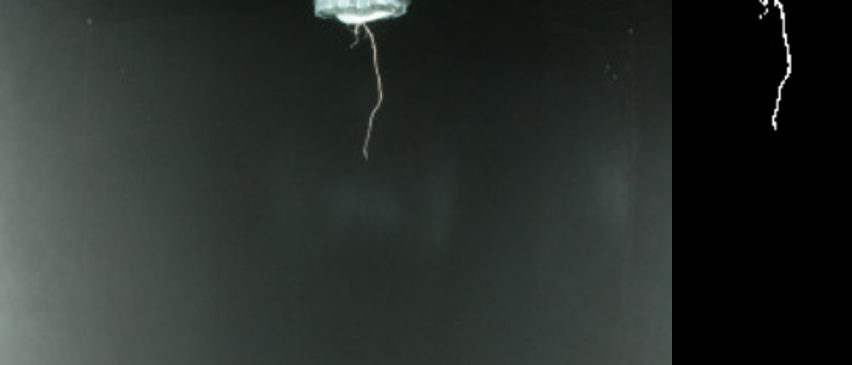
#> input picture src/example.png, 852 x 365 px
$ python -i preprocess.py   (imports and definitions only)
#> lines starting #> are read from the running program, lines starting #| are printed output that depends on the picture; after the words box and inside, x2 and y2 are one past the last pixel; in counts of white or black regions, pixels touching at a corner belong together
import cv2
import numpy as np

def preprocess_image(image_path, output_path=None):
    # 1. 이미지 불러오기 & Grayscale 변환
#> called with image_path = 'src/example.png'
    img = cv2.imread(image_path)
#> img is the input picture: shape (365, 852, 3); mean B, G, R 42.9, 46.1, 40.4
    gray = cv2.cvtColor(img, cv2.COLOR_BGR2GRAY)

    # 2. Gamma 보정 (배경 어둡게, 뿌리 강조)
    gamma = 1.5
    gamma_corrected = np.power(gray / 255.0, gamma)
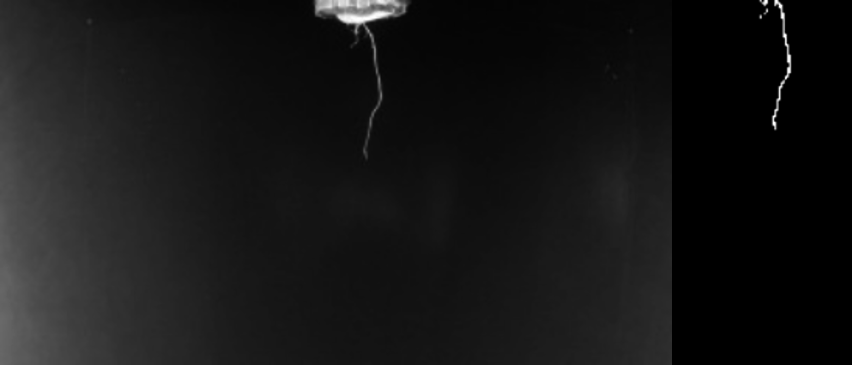
#> gamma_corrected: shape (365, 852) float64; min 0, max 1, mean 0.0873
    gamma_corrected = np.uint8(gamma_corrected * 255)

    # 3. 좌우 Crop (노이즈 제거용, 좌우 10% 제거)
    h, w = gamma_corrected.shape
#> h = 365; w = 852
    crop_ratio = 0.1
    cropped = gamma_corrected[:, int(w * crop_ratio):int(w * (1 - crop_ratio))]
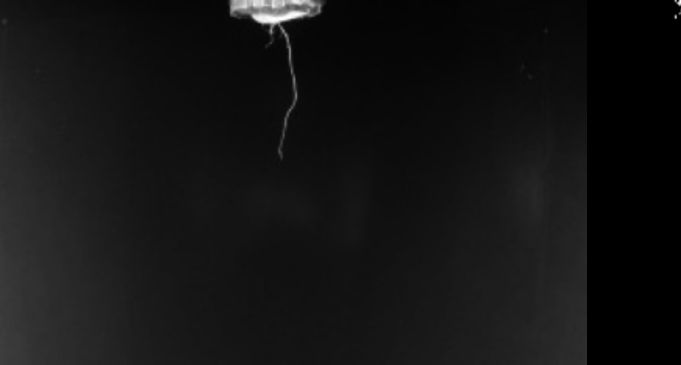
#> cropped: shape (365, 681); min 0, max 255, mean 19.5

    # 4. Gaussian Blur로 노이즈 제거
    blurred = cv2.GaussianBlur(cropped, (5, 5), 0)

    # 5. Otsu Threshold 적용 → 이진화
    _, thresh = cv2.threshold(blurred, 0, 255, cv2.THRESH_BINARY + cv2.THRESH_OTSU)
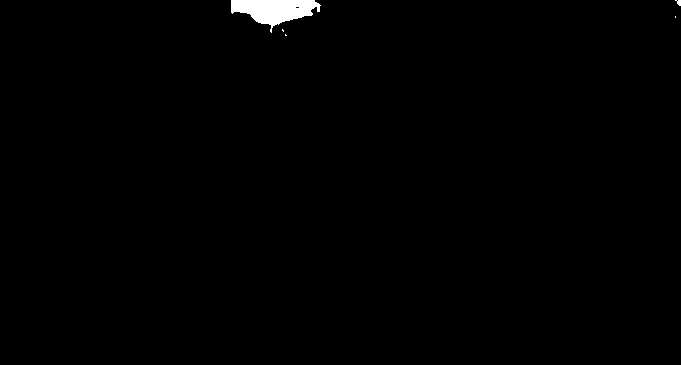
#> thresh: shape (365, 681); 0.66% white; 5 white regions (3 under 20 px)

    # 6. 가장 큰 윤곽선 찾아서 화분 위치 탐색
    contours, _ = cv2.findContours(thresh, cv2.RETR_EXTERNAL, cv2.CHAIN_APPROX_SIMPLE)
#> contours = 5 contours, 4 with area under 20; largest, box (x1, y1, x2, y2) and area: (231, 0, 321, 33) 1508
    pot_contour = max(contours, key=cv2.contourArea)
#> pot_contour = contour of 68 points, box (x1, y1, x2, y2) (231, 0, 321, 33), area 1508
    x, y, w, h = cv2.boundingRect(pot_contour)
#> x = 231; y = 0; w = 90; h = 33

    # 7. 화분 중심을 X축 중앙으로 이동 (중앙 정렬)
    center_x = cropped.shape[1] // 2
#> center_x = 340
    object_center_x = x + w // 2
#> object_center_x = 276
    shift_x = center_x - object_center_x
#> shift_x = 64
    M = np.float32([[1, 0, shift_x], [0, 1, 0]])
#> M = [[1, 0, 64], [0, 1, 0]]
    aligned = cv2.warpAffine(cropped, M, (cropped.shape[1], cropped.shape[0]))
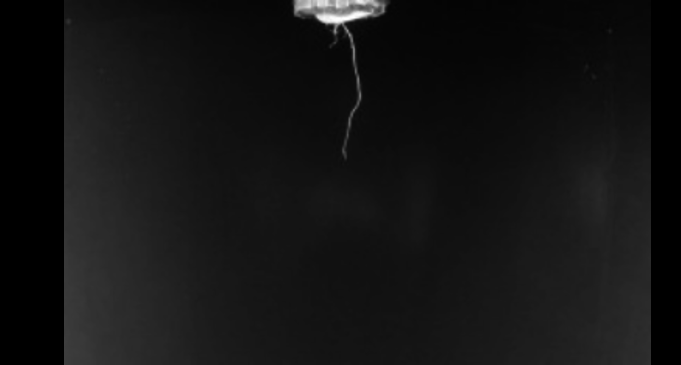
#> aligned: shape (365, 681); min 0, max 255, mean 19.5

    # 8. Morphological Opening으로 수직 뿌리 제거
    kernel = cv2.getStructuringElement(cv2.MORPH_RECT, (40, 5))
    opened = cv2.morphologyEx(thresh, cv2.MORPH_OPEN, kernel)
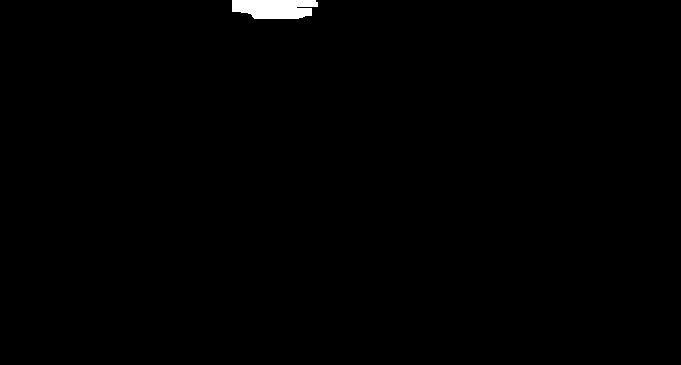
#> opened: shape (365, 681); 0.56% white; 1 white region

    # 9. 뿌리 박스를 기준으로 아래쪽 자르기 (화분 제거)
    contours2, _ = cv2.findContours(opened, cv2.RETR_EXTERNAL, cv2.CHAIN_APPROX_SIMPLE)
#> contours2 = 1 contour; box (x1, y1, x2, y2) and area: (232, 0, 318, 19) 1274
    if contours2:
        root_box = max(contours2, key=cv2.contourArea)
#> root_box = contour of 26 points, box (x1, y1, x2, y2) (232, 0, 318, 19), area 1274
        _, y_root, _, h_root = cv2.boundingRect(root_box)
#> y_root = 0; h_root = 19
        final = aligned[:y_root + h_root, :]
    else:
        final = aligned  # fallback

    # 10. 추가 좌우 Crop (5%씩 더 제거)
    fh, fw = final.shape
#> fh = 19; fw = 681
    final_cropped = final[:, int(fw * 0.05):int(fw * 0.95)]

    # 저장 옵션
    if output_path:
        cv2.imwrite(output_path, final_cropped)

    return final_cropped

>>> result = preprocess_image('src/example.png')

$ run again, on src/image.png
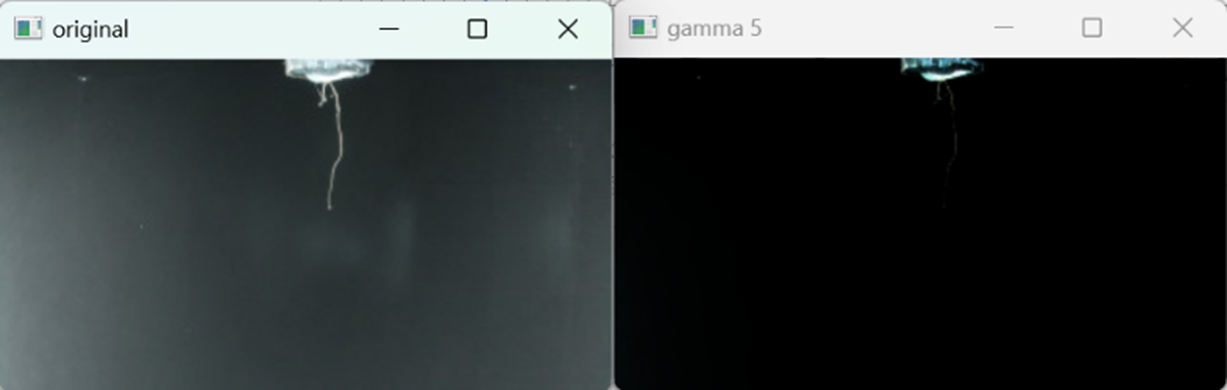
#> input picture src/image.png, 1227 x 390 px
#> in preprocess_image, img is the input picture: shape (390, 1227, 3); mean B, G, R 64.2, 63.9, 58.9
#> in preprocess_image, `_, thresh = cv2.threshold(blurred, 0, 255, cv2.THRESH_BINARY + cv2.THR..`:
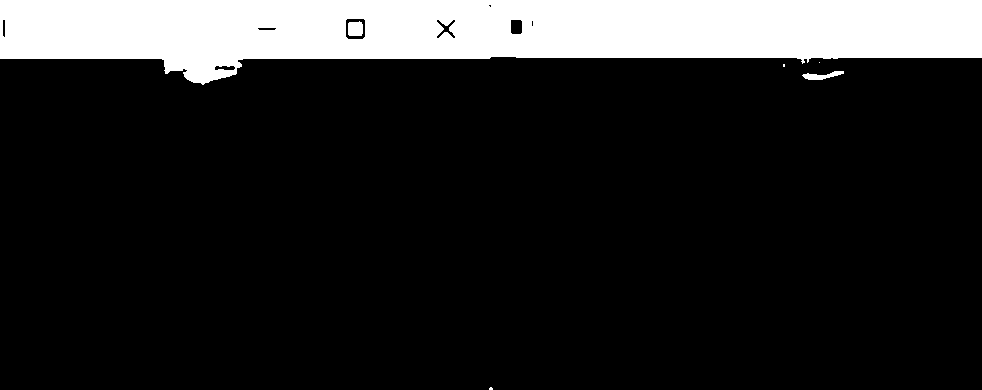
#> thresh: shape (390, 982); 15.3% white; 6 white regions (3 under 20 px)
#> contours = 5 contours, 3 with area under 20; largest, box (x1, y1, x2, y2) and area: (0, 0, 982, 85) 57794, (802, 71, 844, 80) 152
#> pot_contour = contour of 101 points, box (x1, y1, x2, y2) (0, 0, 982, 85), area 57794
#> in preprocess_image, `x, y, w, h = cv2.boundingRect(pot_contour)`: x = 0; w = 982; h = 85
#> object_center_x = 491
#> shift_x = 0
#> M = [[1, 0, 0], [0, 1, 0]]
#> opened: shape (390, 982); 15% white; 2 white regions
#> contours2 = 2 contours; box (x1, y1, x2, y2) and area: (0, 0, 982, 69) 56946, (185, 70, 237, 78) 334
#> root_box = contour of 29 points, box (x1, y1, x2, y2) (0, 0, 982, 69), area 56946
#> y_root = 0; h_root = 69
#> in preprocess_image, `final_cropped = final[:, int(fw * 0.05):int(fw * 0.95)]`:
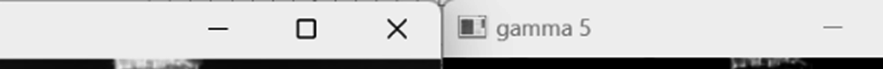
#> final_cropped: shape (69, 883); min 0, max 255, mean 199.2
